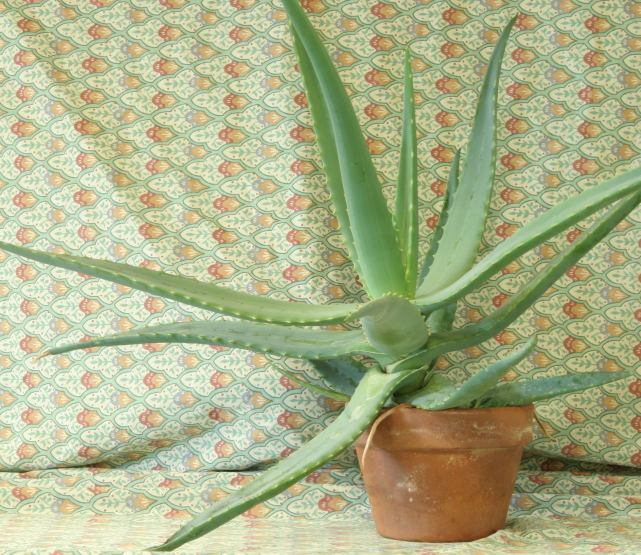
//> input picture 08_3D_vision/08_01_disparity/data/aloeL.jpg, 1282 x 1110 px (shown at 1/2 size)
$ ./main ../../08_3D_vision/08_01_disparity/data/aloeL.jpg   (built with g++ and OpenCV 4)
//> lines starting //> are read from the running program, lines starting //| are printed output that depends on the picture; after the words box and inside, x2 and y2 are one past the last pixel; in counts of white or black regions, pixels touching at a corner belong together
/**
 * @file main.cpp
 * @brief Canny edge detection demonstration using OpenCV
 * @author José Miguel Guerrero Hernández
 * @note The Canny algorithm is a multi-stage edge detector that uses:
 *       1) Gaussian filter for noise reduction
 *       2) Gradient calculation using Sobel operators
 *       3) Non-maximum suppression for edge thinning
 *       4) Hysteresis thresholding for edge tracking
 */

#include <string>
#include <algorithm>
#include <cstdlib>
#include <opencv2/highgui.hpp>
#include <opencv2/imgproc.hpp>
#include <iostream>

namespace
{
// The images this example works on are about 1400 px on the long side, and
// several windows at that size do not fit on a normal screen. The processing
// always runs at full resolution: only the copy sent to the screen is reduced,
// with INTER_AREA, which is the interpolation meant for shrinking
constexpr int MAX_DISPLAY_SIDE = 800;

// Returns the copy that goes to the screen, already reduced. Whatever is drawn
// on the result keeps its size in screen pixels, so labels are written here and
// not on the full-resolution frame: drawn before the reduction they shrink with
// it and stop being readable
cv::Mat fitToScreen(const cv::Mat & image)
{
  const int side = std::max(image.cols, image.rows);
  if (side <= MAX_DISPLAY_SIDE || image.empty()) {
    return image.clone();
  }
  const double factor = static_cast<double>(MAX_DISPLAY_SIDE) / side;
  cv::Mat reduced;
  cv::resize(image, reduced, cv::Size(), factor, factor, cv::INTER_AREA);
  return reduced;
}

void showFit(const std::string & window, const cv::Mat & image)
{
  cv::imshow(window, fitToScreen(image));
}
}  // namespace

int main(int argc, char ** argv)
{
  // Load input image in color
  // Command-line arguments; --help prints the usage
  cv::CommandLineParser parser(argc, argv,
    "{help h | | Show this help message}"
    "{@input | ../../data/building_facade.png | Input file}");
  if (parser.has("help")) {
    parser.printMessage();
    return EXIT_SUCCESS;
  }
  const std::string image_path = parser.get<std::string>("@input");

  // Without this, a malformed value (--frames=xyz) is reported by the parser
  // but the example carries on with the default, which is the hardest kind
  // of failure to diagnose. Note it validates values, not option names:
  // cv::CommandLineParser ignores an unknown option without complaining
  if (!parser.check()) {
    parser.printErrors();
    return EXIT_FAILURE;
  }
  cv::Mat image = cv::imread(cv::samples::findFile(image_path, false), cv::IMREAD_COLOR);
//> image is the input picture: 1110 rows x 1282 cols, CV_8UC3; mean B, G, R 136.6, 177.2, 171.2

  if (image.empty()) {
    std::cerr << "Error: Could not open or find the image!" << std::endl;
    std::cerr << "Path: " << image_path << std::endl;
    std::cerr << "Usage: " << argv[0] << " <Input image>" << std::endl;
    return EXIT_FAILURE;
  }

  // Convert to grayscale (Canny requires single-channel image)
  cv::Mat gray;
  cv::cvtColor(image, gray, cv::COLOR_BGR2GRAY);
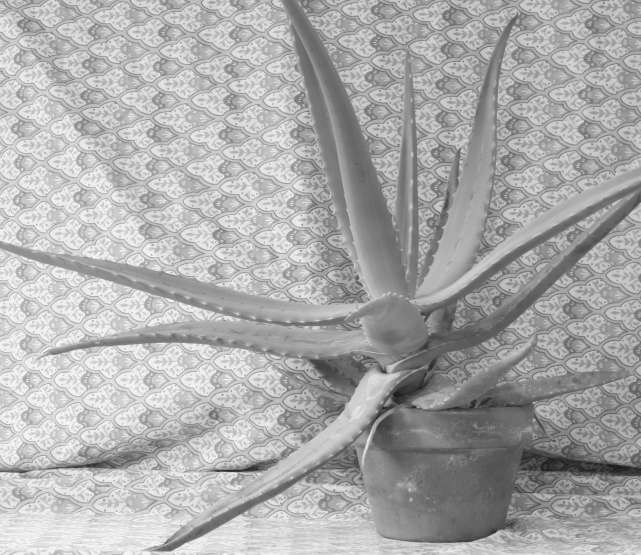
//> gray: 1110 rows x 1282 cols, CV_8UC1 (shown at 1/2 size); min 18, max 253, mean 170.8

  // ========================================
  // Canny edge detection - Version 1: Direct on grayscale
  // ========================================
  cv::Mat edges_direct;

  // cv::Canny(input, output, lowThreshold, highThreshold, apertureSize, L2gradient)
  // Parameters:
  //   input: 8-bit single-channel (grayscale) image
  //   output: binary edge map (0 or 255)
  //   lowThreshold: lower bound for hysteresis (50)
  //   highThreshold: upper bound for hysteresis (150)
  //     Recommended ratio: high/low = 2:1 or 3:1 (here 3:1)
  //   apertureSize: Sobel operator kernel size (3, 5, or 7)
  //   L2gradient: if true, uses more accurate L2 norm (sqrt(Gx² + Gy²))
  //
  // Hysteresis thresholding:
  //   Gradient > highThreshold → strong edge (always kept)
  //   Gradient < lowThreshold → discarded (not an edge)
  //   Gradient between thresholds → weak edge (kept only if connected to strong edge)
  cv::Canny(gray, edges_direct, 50, 150, 3, false);
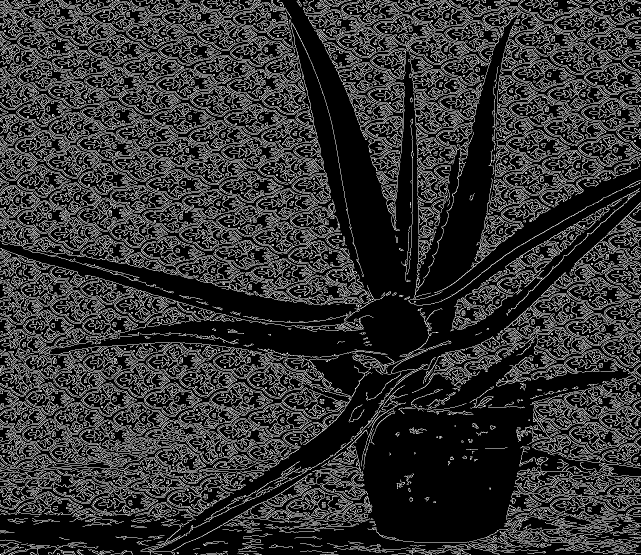
//> edges_direct: 1110 rows x 1282 cols, CV_8UC1 (shown at 1/2 size); 20.1% white in thin lines or dots

  // ========================================
  // Canny edge detection - Version 2: With explicit Gaussian blur preprocessing
  // ========================================
  // Although Canny applies blur internally, explicit blur can improve noisy images
  cv::Mat blurred, edges_blurred;
  cv::GaussianBlur(gray, blurred, cv::Size(5, 5), 1.4);
  cv::Canny(blurred, edges_blurred, 50, 150, 3, false);
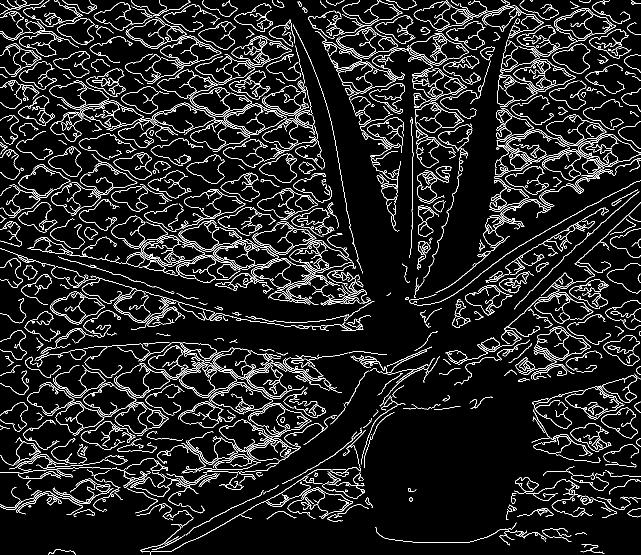
//> edges_blurred: 1110 rows x 1282 cols, CV_8UC1 (shown at 1/2 size); 8.5% white in thin lines or dots

  // Display results
  showFit("1. Original (Color)", image);
//> in fitToScreen, `cv::resize(image, reduced, cv::Size(), factor, factor, cv::INTER_AREA);`:
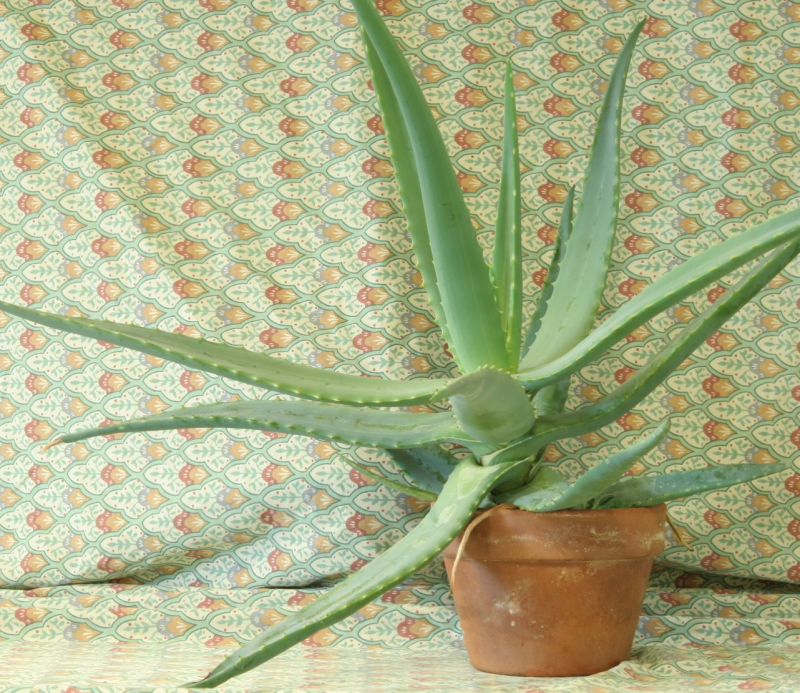
//> reduced: 693 rows x 800 cols, CV_8UC3; mean B, G, R 136.7, 177.2, 171.2
  showFit("2. Grayscale", gray);
//> in fitToScreen (call 2), `cv::resize(image, reduced, cv::Size(), factor, factor, cv::INTER_AREA);`:
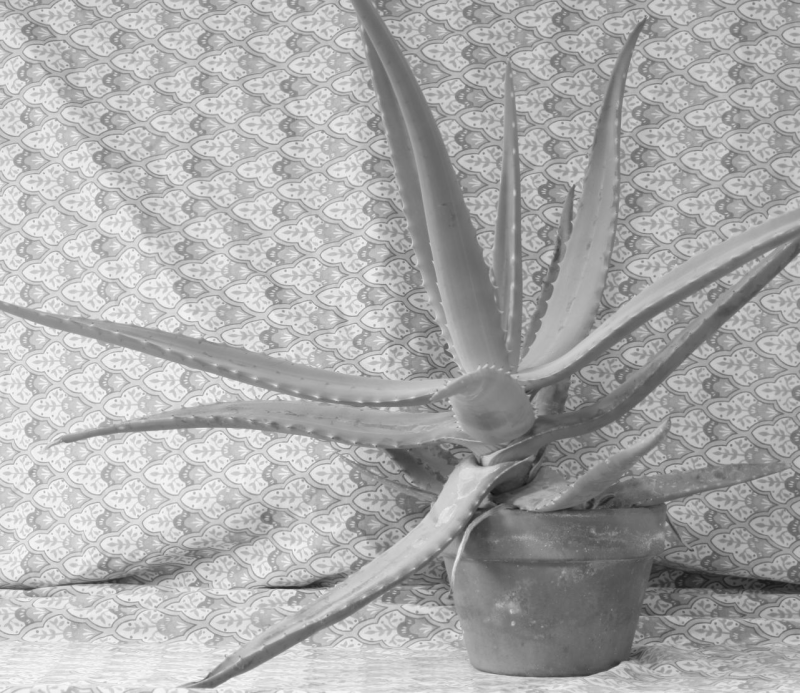
//> reduced: 693 rows x 800 cols, CV_8UC1; min 21, max 250, mean 170.8
  showFit("3. Canny Edges (Direct)", edges_direct);
//> in fitToScreen (call 3), `cv::resize(image, reduced, cv::Size(), factor, factor, cv::INTER_AREA);`:
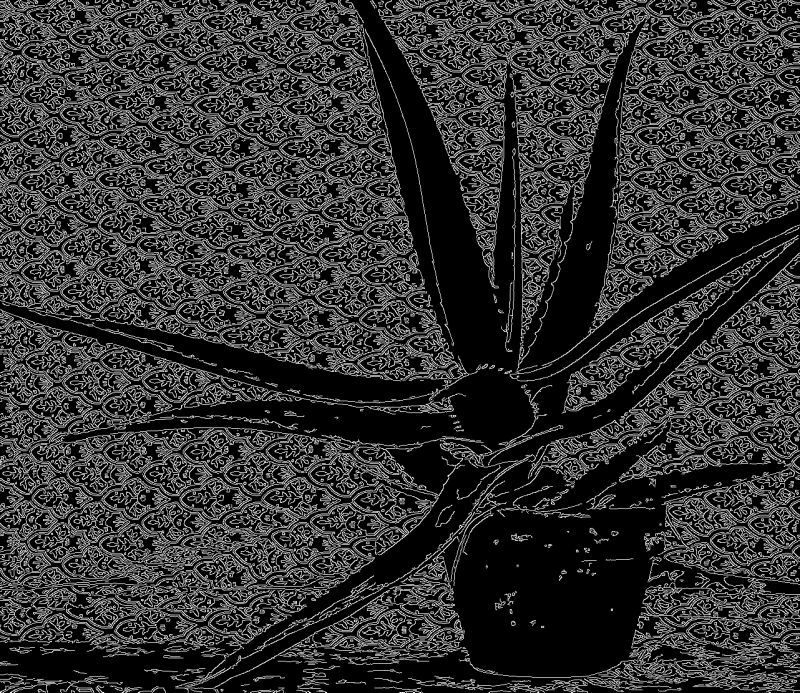
//> reduced: 693 rows x 800 cols, CV_8UC1; min 0, max 255, mean 51.3
  showFit("4. Blurred", blurred);
  showFit("5. Canny Edges (After Blur)", edges_blurred);
//> in fitToScreen (call 5), `cv::resize(image, reduced, cv::Size(), factor, factor, cv::INTER_AREA);`:
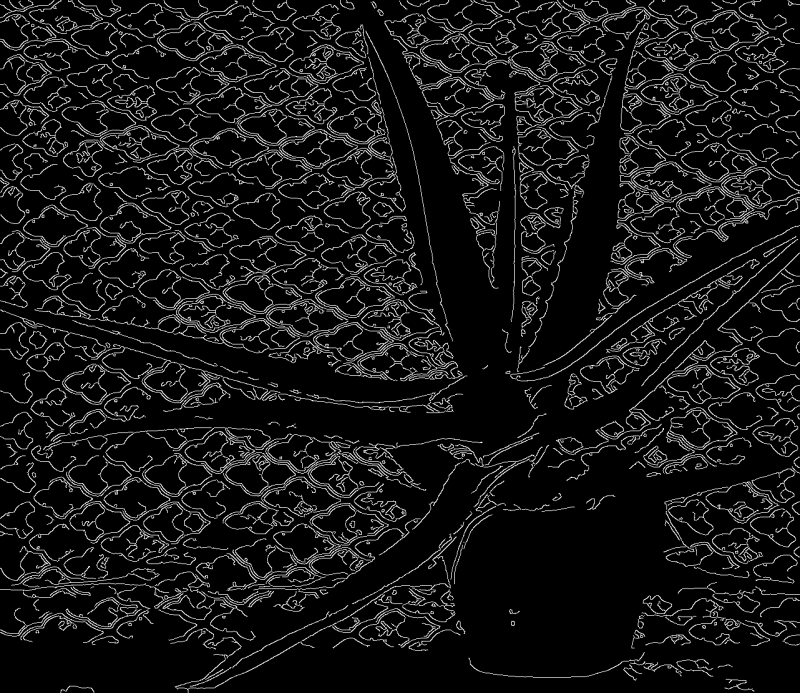
//> reduced: 693 rows x 800 cols, CV_8UC1; min 0, max 255, mean 21.6

  // Wait for user input and exit
  cv::waitKey(0);

  return EXIT_SUCCESS;
}
